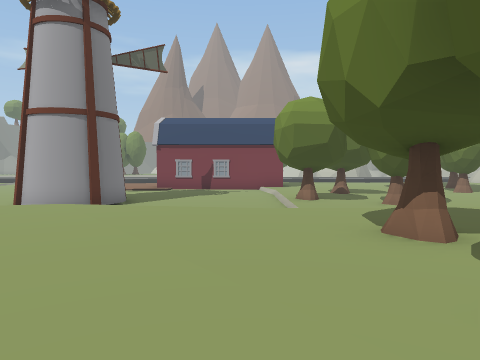
view 1 (above)

24 first-person views from a walk through a Unity game level. The camera is 1.4 m above the floor, tilts 2° down and sees 70° across. The floor is counted in squares, 2 m on a side. Each view is taken from the middle of a square. On the plan, view 1 faces up. The plan holds only what a view shows up to about 11 squares ahead; the rest is blank. The place goes on beyond the plan. Some surface patterns are stand-ins.

view 2
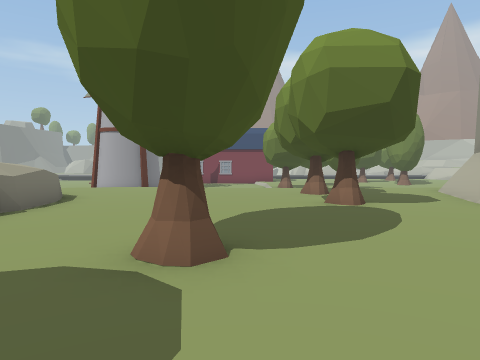

view 3
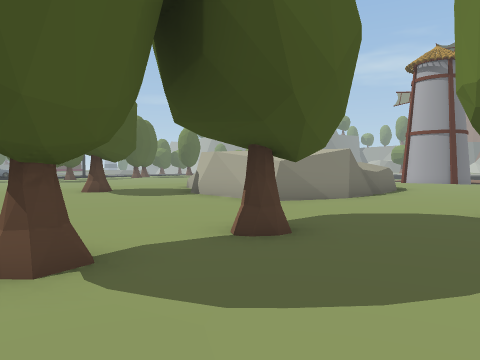

view 4
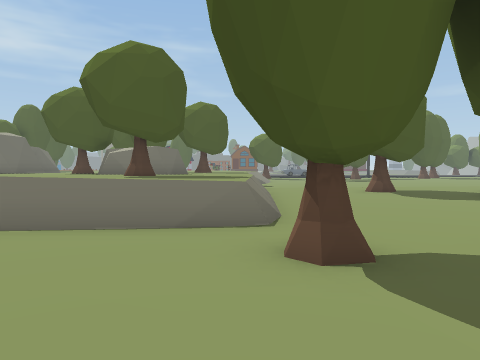

view 5
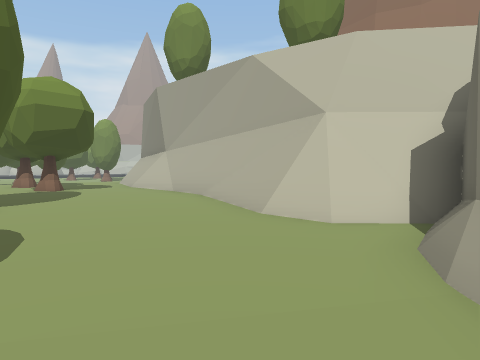

view 6
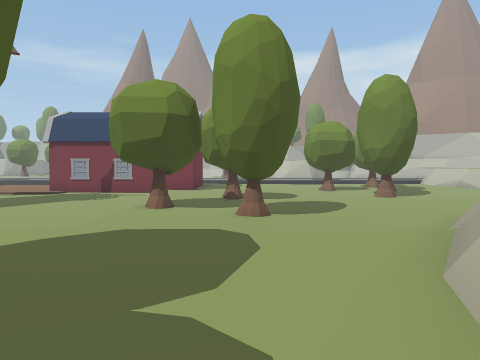

view 7
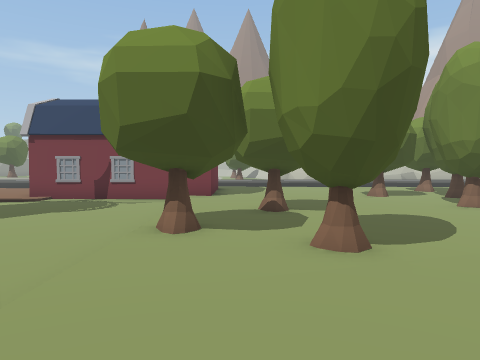

view 8
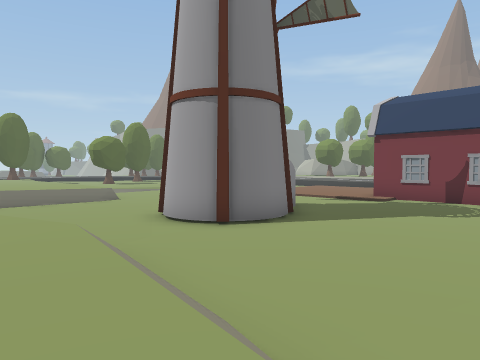

view 9
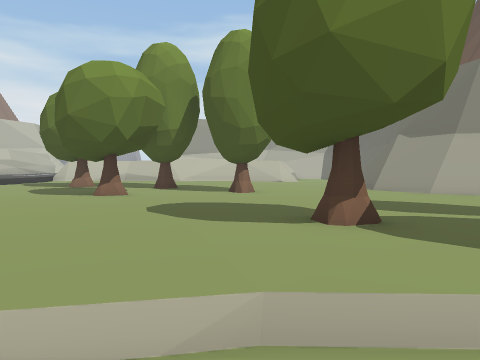

view 10
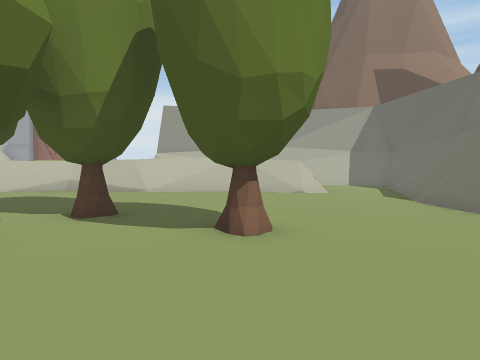

view 11
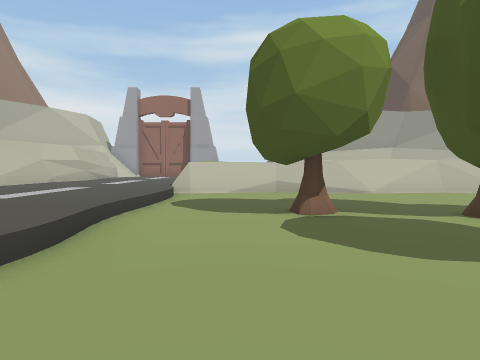

view 12
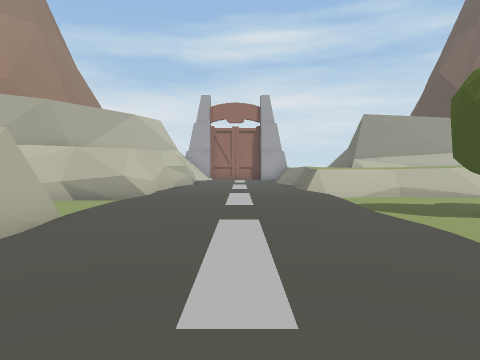

view 13
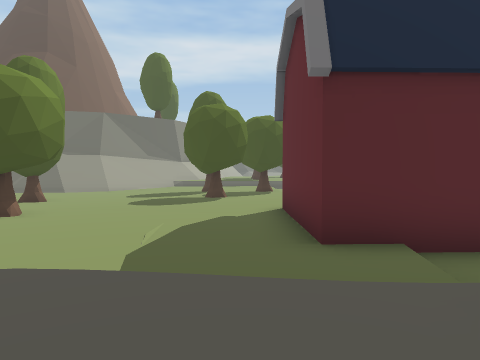

view 14
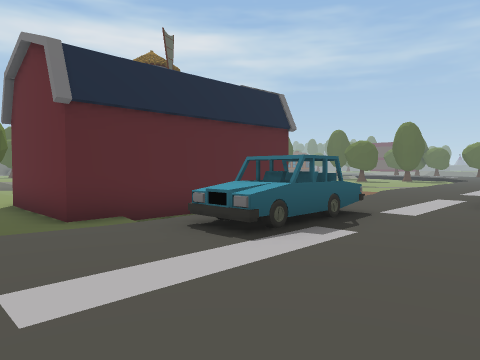

view 15
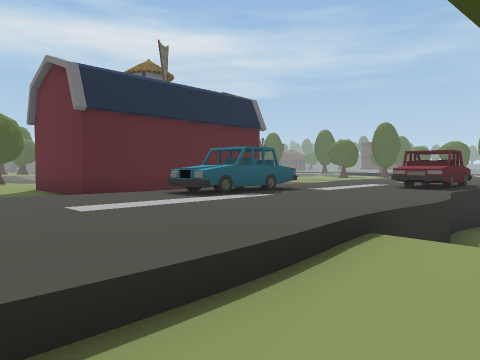

view 16
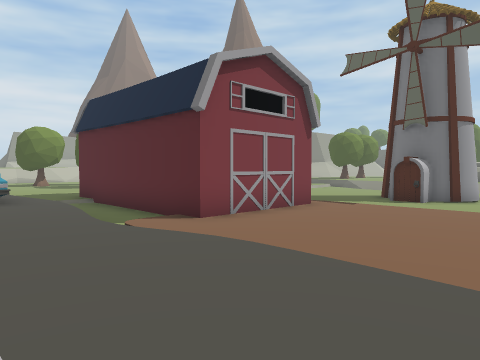

view 17
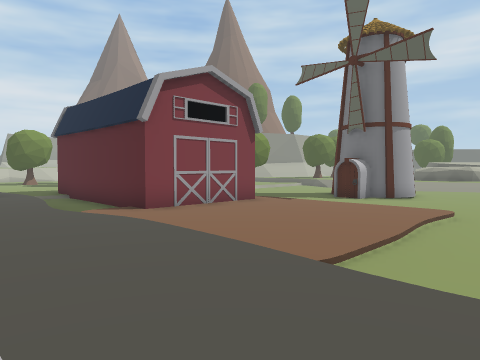

view 18
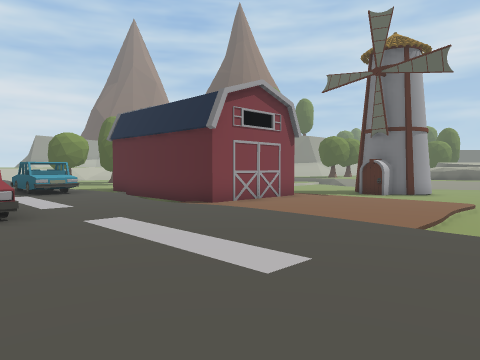

view 19
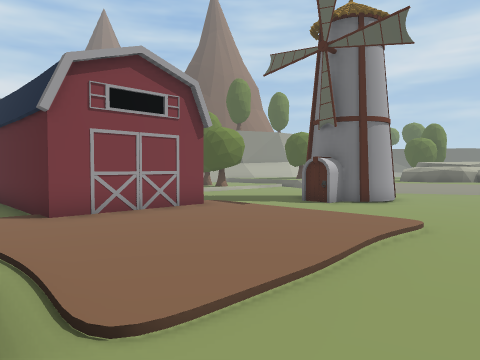

view 20
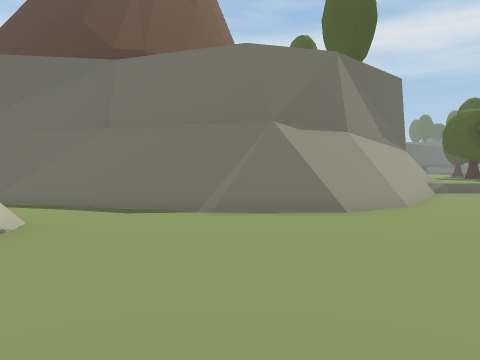

view 21
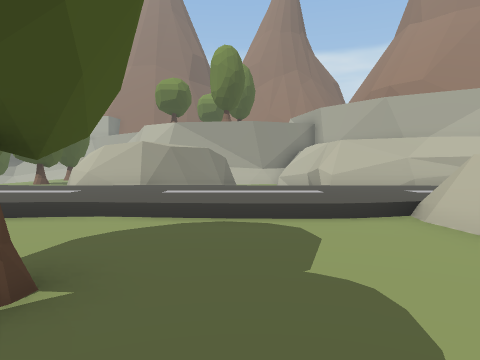

view 22
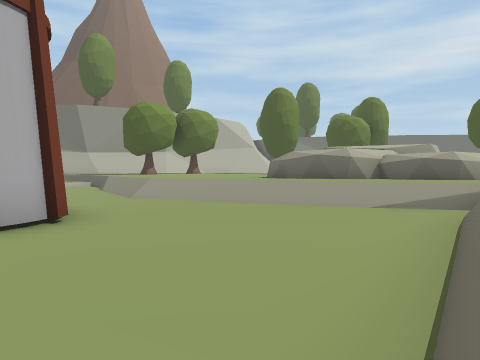

view 23
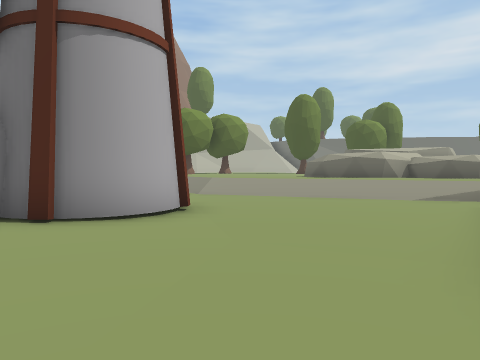

view 24
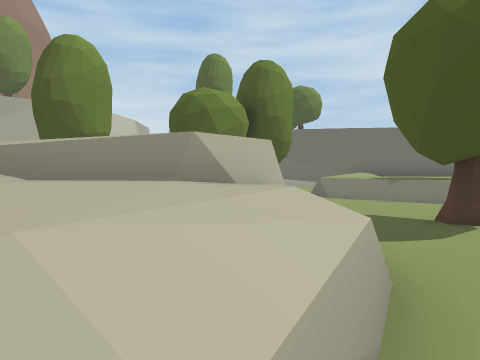

### Floor plan
Key: @ floor where view 1 was taken; # wall or solid block; . main floor; - floor 0.25 m lower than the main floor; _ floor 0.5 m lower than the main floor; : floor 0.75 m higher than the main floor; < floor 0.75 m lower than the main floor; ( floor 1.5 m lower than the main floor; ! floor 1.75 m lower than the main floor; / step, stairs or slope; = window, fence, low wall or low ledge; ^ raised ledge; O other object.
Columns run from 11 left of view 1 to 17 right of it. Each row starts with its distance up from view 1.
 28              _O__ ####____#
 27          ((! _____/##/__  ###
 26 ......OOO....................
 25 ......OOO...................
 24 ............................
 23 ..........OOO...............
 22 ......==....=//..//.//.../==
 21  <////__/_________________=#
 20 <</____OOOOOOO____________=
 19 <</____#     O_______OO___=
 18  </____O     O____________=
 17  </____O     O_____O______=
 16  </_____/<<< ________O____=
 15  <<<<<<<<<<<<_____________=
 14  <<<<<<<<<<<<_______O_____=
 13 <<<<<<<<<<<<<__O__________#
 12 <<<<<###<<<<<_____________#
 11 <<<<<###<<<<<_____<<<<______
 10 =<<<<###<<<<<O___<<<<###/___
  9 /<<<<<<<<<<<<__O_<<_####=///_
  8  <<<<<<<<<<<<______##  ###//#
  7  =<<<<<///<<<_____##     ^#^#
  6  =<<///...///---.=#
  5  ///.............##
  4  ...=#.......O...#
  3   .^^^^^.....O..##
  2   ^^^  ^........#
  1  /^^^  ^.....O..#
  0  .^^#  #...@....#
 -1  .^^#  #.......##
 -2  ..=####..OO...##
 -3  ...//.-.......#
 -4  .O...----.....##
 -5  ....---OO-...=##
 -6  ....-------..//##
 -7  ...----O-----///#
 -8  ::::==/-----#####
 -9  ::::::=----/
-10 OO:O:::=-.

Positions as (right, up) in squares from view 1, and headings:
1: (0, 0), facing up
2: (0, -5), facing up
3: (0, -8), facing up-left
4: (0, -8), facing left
5: (-1, -9), facing up-right
6: (4, 2), facing up
7: (3, 5), facing up
8: (1, 5), facing up-left
9: (0, 14), facing right
10: (5, 14), facing right
11: (5, 20), facing right
12: (4, 24), facing right
13: (3, 24), facing down
14: (4, 26), facing down-left
15: (5, 28), facing down-left
16: (-9, 24), facing down-right
17: (-11, 24), facing down-right
18: (-11, 26), facing down-right
19: (-11, 22), facing down-right
20: (12, 16), facing down
21: (12, 17), facing up
22: (-11, 11), facing down-right
23: (-11, 13), facing down-right
24: (-10, 1), facing down-right
